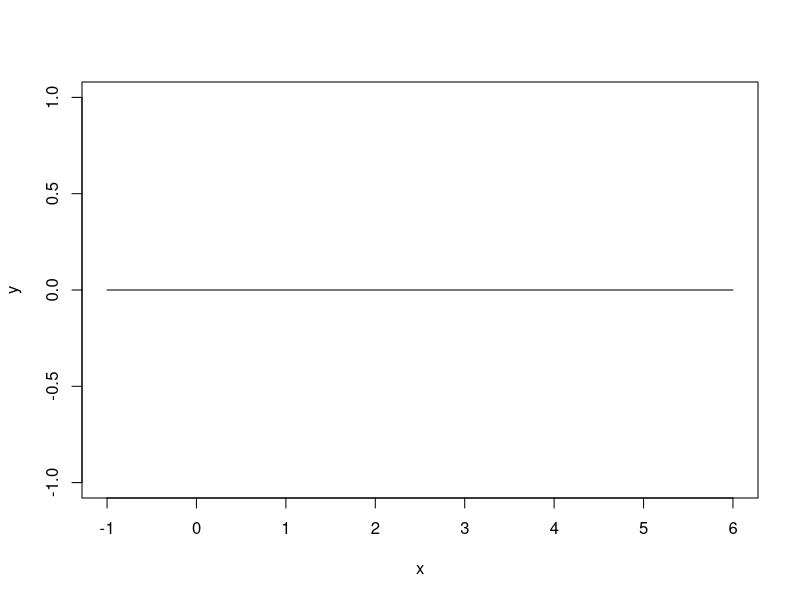

Source code (R):
quad <- function(x,a=0,b=0,c=0) {
  return(a*x^2+b*x+c)
} 

x <- c(-1:6)

quad(x)
#results in all zeros

y <- quad(x)

plot(x,y,"l")
#results in a line
